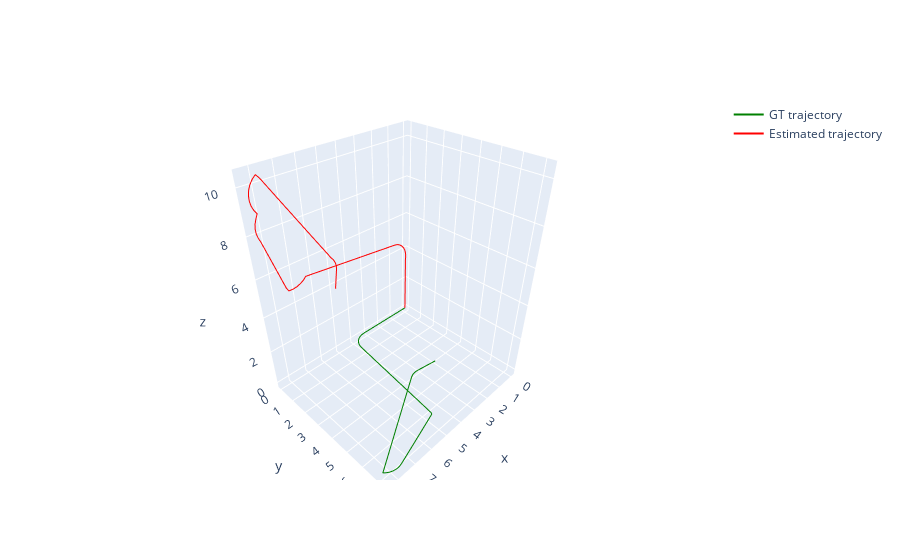

Notebook code cell kept with this figure:
### Code cell
estimated_trajectory = vo.get_trajectory()
gt_trajectory = data.get_trajectory()

C = camera.get_camera_transform()
C_inv = np.linalg.inv(C)    

estimated_poses = estimated_trajectory['poses']
estimated_poses_in_world = [] 

MAX_FRAMES = 121
for i in range(len(estimated_poses)):
    if i == MAX_FRAMES: break
    pose = estimated_poses[i]
    pose_in_world = pose @ C_inv
    estimated_poses_in_world.append(pose_in_world)
    

estimated_positions = []
estimated_positions_in_world = [] 
for i in range(len(estimated_poses_in_world)):
    estimated_positions.append(estimated_poses[i][:3, 3]*0.208)
    estimated_positions_in_world.append(estimated_poses_in_world[i][:3, 3]*0.208)

gt_poses = []
gt_positions = []
for i in range(121):
    if i == MAX_FRAMES: break
    x_gt, y_gt, theta_gt = gt_trajectory[i]['ground_truth_pose']
    gt_poses.append(np.array([x_gt, y_gt, 0, 0, 0, theta_gt]))
    gt_positions.append(np.array([x_gt, y_gt, 0]))
    
fig = go.Figure()
gt_x_coords = [position[0] for position in gt_positions]
gt_y_coords = [position[1] for position in gt_positions]
gt_z_coords = [position[2] for position in gt_positions]
fig.add_trace(go.Scatter3d(x=gt_x_coords, y=gt_y_coords, z=gt_z_coords, mode='lines', name='GT trajectory', line=dict(color='green')))

estimated_x_coords = [position[0] for position in estimated_positions]
estimated_y_coords = [position[1] for position in estimated_positions]
estimated_z_coords = [position[2] for position in estimated_positions]
fig.add_trace(go.Scatter3d(x=estimated_x_coords, y=estimated_y_coords, z=estimated_z_coords, mode='lines', name='Estimated trajectory', line=dict(color='red')))

estimated_x_coords_in_world = [position[0] for position in estimated_positions_in_world]
estimated_y_coords_in_world = [position[1] for position in estimated_positions_in_world]
estimated_z_coords_in_world = [position[2] for position in estimated_positions_in_world]
#fig.add_trace(go.Scatter3d(x=estimated_x_coords_in_world, y=estimated_y_coords_in_world, z=estimated_z_coords_in_world, mode='lines', name='Estimated trajectory in world frame', line=dict(color='blue')))

fig.show()
